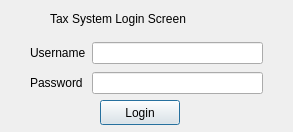
<?xml version="1.0" encoding="UTF-8"?>
<ui version="4.0">
 <class>loginDialog</class>
 <widget class="QDialog" name="loginDialog">
  <property name="geometry">
   <rect>
    <x>0</x>
    <y>0</y>
    <width>293</width>
    <height>132</height>
   </rect>
  </property>
  <property name="windowTitle">
   <string>Login Screen</string>
  </property>
  <property name="windowIcon">
   <iconset resource="resources.qrc">
    <normaloff>:/resources/icon.png</normaloff>:/resources/icon.png</iconset>
  </property>
  <widget class="QLabel" name="label">
   <property name="geometry">
    <rect>
     <x>50</x>
     <y>10</y>
     <width>168</width>
     <height>17</height>
    </rect>
   </property>
   <property name="text">
    <string>Tax System Login Screen</string>
   </property>
  </widget>
  <widget class="QPushButton" name="lgnBtn">
   <property name="geometry">
    <rect>
     <x>100</x>
     <y>100</y>
     <width>80</width>
     <height>25</height>
    </rect>
   </property>
   <property name="text">
    <string>Login</string>
   </property>
  </widget>
  <widget class="QWidget" name="layoutWidget">
   <property name="geometry">
    <rect>
     <x>30</x>
     <y>40</y>
     <width>233</width>
     <height>58</height>
    </rect>
   </property>
   <layout class="QGridLayout" name="gridLayout">
    <item row="0" column="0">
     <widget class="QLabel" name="label_2">
      <property name="text">
       <string>Username</string>
      </property>
      <property name="buddy">
       <cstring>usernameLine</cstring>
      </property>
     </widget>
    </item>
    <item row="0" column="1">
     <widget class="QLineEdit" name="usernameLine"/>
    </item>
    <item row="1" column="0">
     <widget class="QLabel" name="label_3">
      <property name="text">
       <string>Password</string>
      </property>
     </widget>
    </item>
    <item row="1" column="1">
     <widget class="QLineEdit" name="passwdLine">
      <property name="echoMode">
       <enum>QLineEdit::Password</enum>
      </property>
     </widget>
    </item>
   </layout>
  </widget>
 </widget>
 <tabstops>
  <tabstop>usernameLine</tabstop>
  <tabstop>passwdLine</tabstop>
  <tabstop>lgnBtn</tabstop>
 </tabstops>
 <resources>
  <include location="resources.qrc"/>
 </resources>
 <connections/>
</ui>
